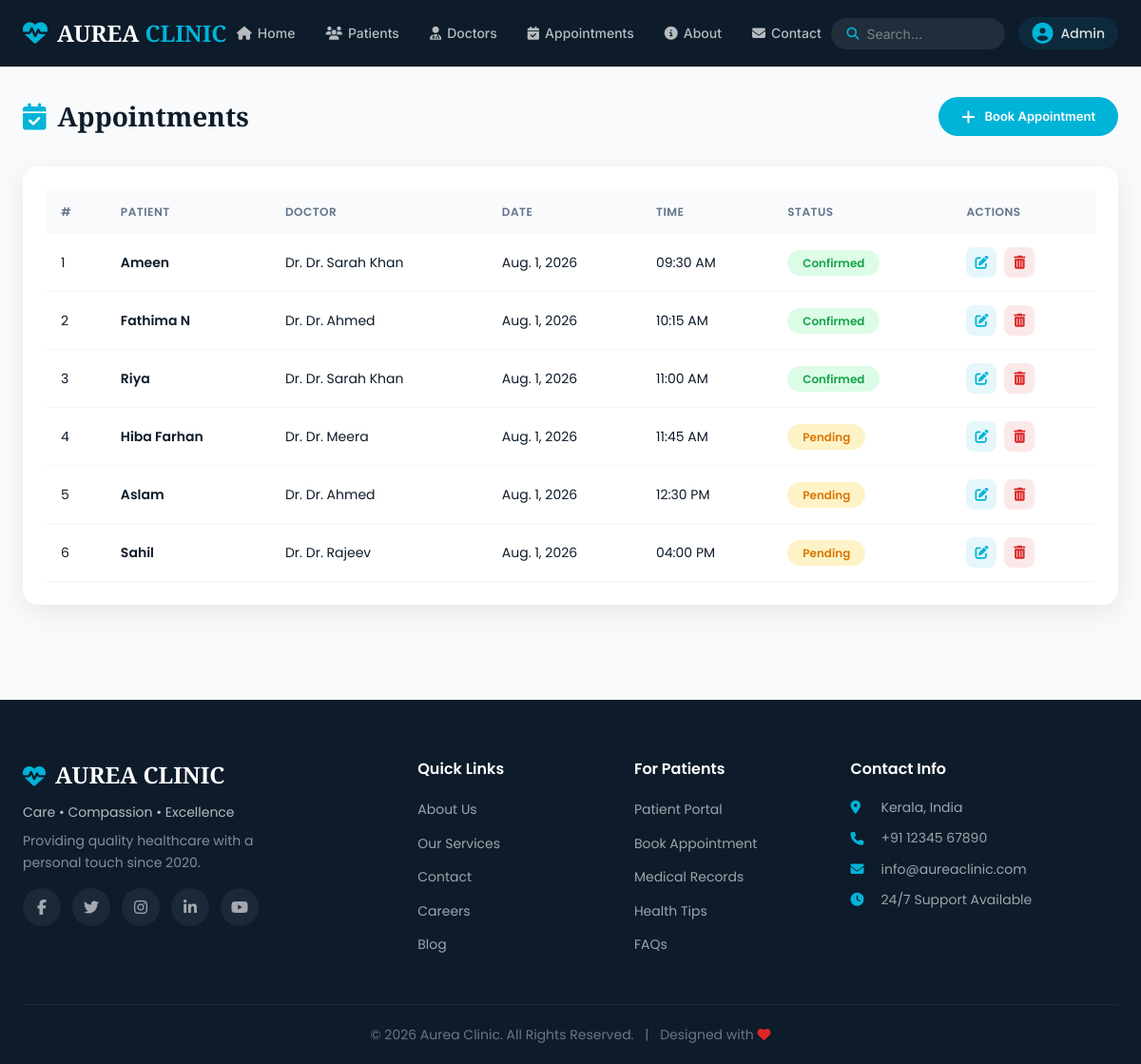
/appointments/, run on an earlier commit of the app's database.
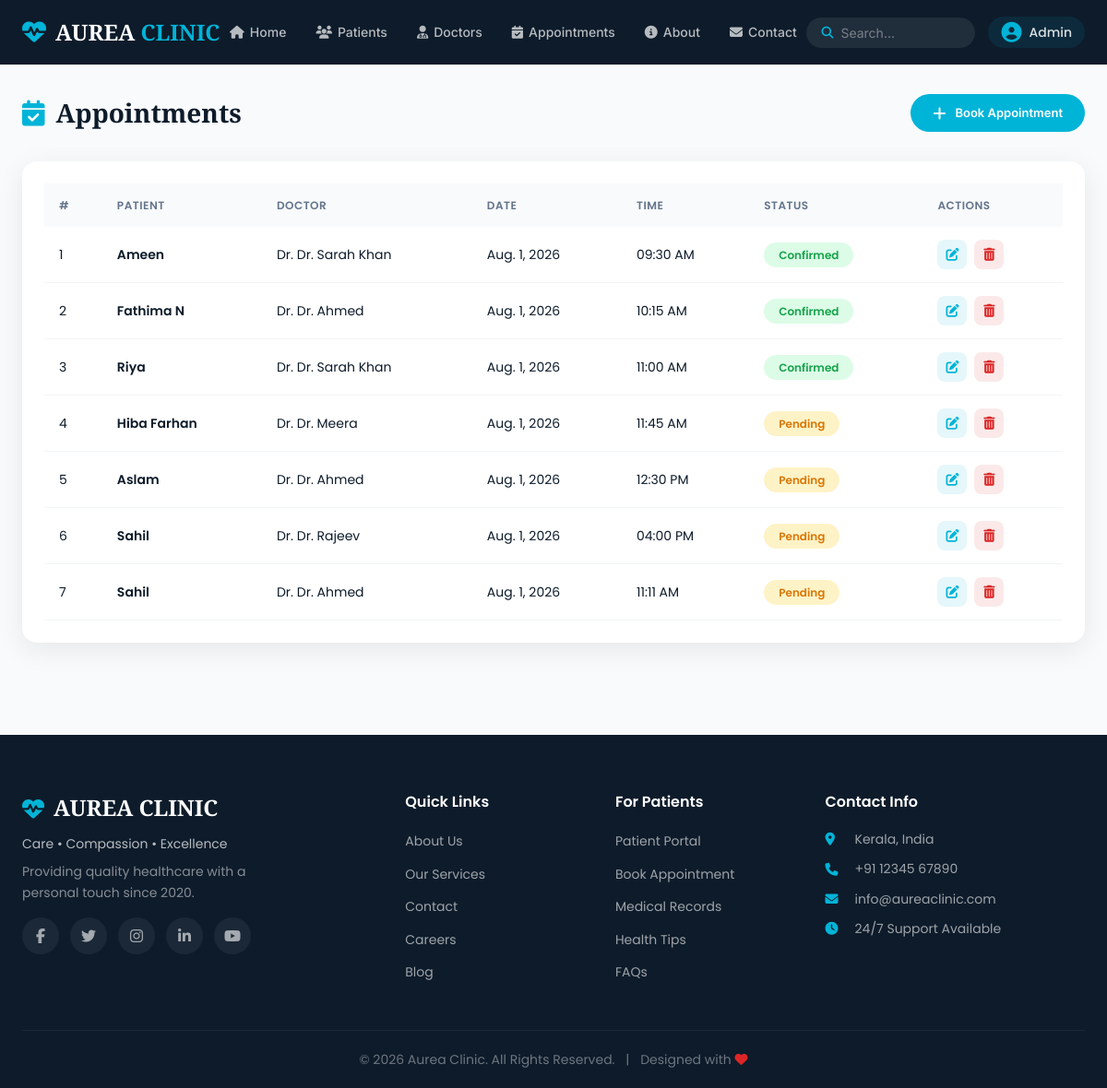
And on a later commit of the database.
### appointments/models.py (models this page shows, shortened)
class Appointment(models.Model):
    STATUS_CHOICES = [
        ('Confirmed', 'Confirmed'),
        ('Pending', 'Pending'),
    ]
    patient = models.ForeignKey(Patient, on_delete=models.CASCADE)
    doctor = models.ForeignKey(Doctor, on_delete=models.CASCADE)
    date = models.DateField()
    time = models.TimeField()
    reason = models.CharField(max_length=200, blank=True)
    status = models.CharField(max_length=20, choices=STATUS_CHOICES, default='Pending')

### patients/models.py (models this page shows, shortened)
class Patient(models.Model):
    name = models.CharField(max_length=100)
    age = models.IntegerField()
    phone = models.CharField(max_length=15)
    disease = models.TextField()

### doctors/models.py (models this page shows, shortened)
class Doctor(models.Model):
    name = models.CharField(max_length=100)
    specialization = models.CharField(max_length=100)
    phone = models.CharField(max_length=15)
    email = models.EmailField()
    department = models.ForeignKey(
        Department,
        on_delete=models.CASCADE
    )

### appointments/views.py (the view)
# urls.py: path('', views.appointment_list, name='appointment_list'),
def appointment_list(request):
    appointments = Appointment.objects.all()
    patients = Patient.objects.all()
    doctors = Doctor.objects.all()
    context = {
        'appointments': appointments,
        'patients': patients,
        'doctors': doctors,
    }
    return render(request, 'appointments/list.html', context)

### templates/appointments/list.html (shortened to what this page needs)
{% extends 'base.html' %}
{% load static %}
{% block content %}
<section class="page-section">
    <div class="container">
        <div class="page-header">
            <h1 class="page-title"><i class="fas fa-calendar-check"></i> Appointments</h1>
            <a href="{% url 'book_appointment' %}" class="btn btn-primary btn-sm">
                <i class="fas fa-plus"></i> Book Appointment
            </a>
        </div>
        <div class="table-card">
            <div class="table-responsive">
                <table class="data-table">
                    <thead>
                        <tr>
                            <th>#</th>
                            <th>Patient</th>
                            <th>Doctor</th>
                            <th>Date</th>
                            <th>Time</th>
                            <th>Status</th>
                            <th>Actions</th>
                        </tr>
                    </thead>
                    <tbody>
                        {% for appointment in appointments %}
                        <tr>
                            <td>{{ forloop.counter }}</td>
                            <td><strong>{{ appointment.patient.name }}</strong></td>
                            <td>Dr. {{ appointment.doctor.name }}</td>
                            <td>{{ appointment.date }}</td>
                            <td>{{ appointment.time|time:"h:i A" }}</td>
                            <td>
                                <span class="status-badge {% if appointment.status == 'Confirmed' %}status-confirmed{% else %}status-pending{% endif %}">
                                    {{ appointment.status }}
                                </span>
                            </td>
                            <td>
                                <div class="action-buttons">
                                    <a href="{% url 'appointment_update' appointment.id %}" class="btn-action btn-edit">
                                        <i class="fas fa-edit"></i>
                                    </a>
                                    <a href="{% url 'appointment_delete' appointment.id %}" class="btn-action btn-delete">
                                        <i class="fas fa-trash-alt"></i>
                                    </a>
                                </div>
                            </td>
                        </tr>
                        {% endfor %}
                    </tbody>
                </table>
            </div>
        </div>
    </div>
</section>
{% endblock %}

What changed in the data, as far as the page shows it:
added Appointment: patient.name "Sahil", doctor.name "Dr. Ahmed", date "Aug. 1, 2026", time "11:11 AM", status "Pending"
